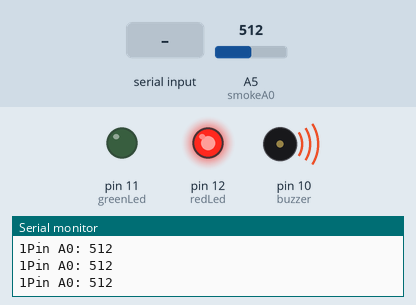
Recording of a sketch running on a simulated Arduino Uno, built with avr-gcc and run on an emulated ATmega328P. Shown: output pins drawn as LEDs (lit = HIGH), buzzer (waves = sounding), the last lines printed to the serial monitor. Inputs (shaded band) come from the test bench; at power-on: A5 (smokeA0) = 512.

Above: at 1.2 s.
1.3 s: A5 (smokeA0) set to 419
4.3 s: A5 (smokeA0) set to 393
At 4.8 s:
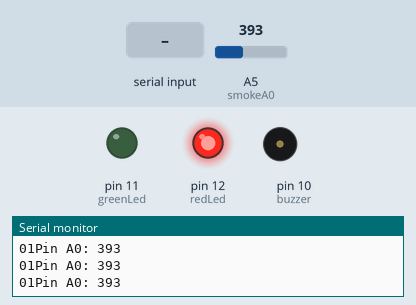
5.9 s: "0" received over Serial
At 6.9 s:
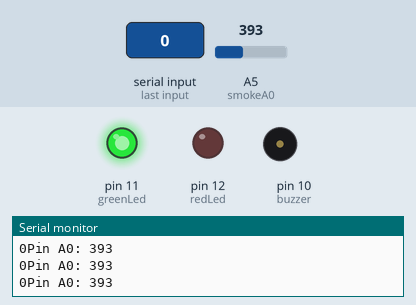
7.4 s: A5 (smokeA0) set to 410
At 7.8 s:
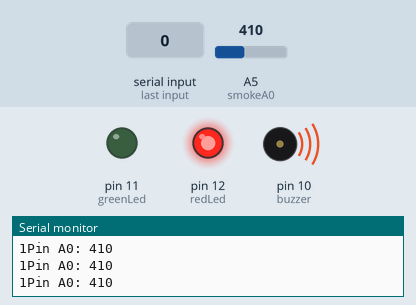
8.9 s: "0" received over Serial
At 10.0 s:
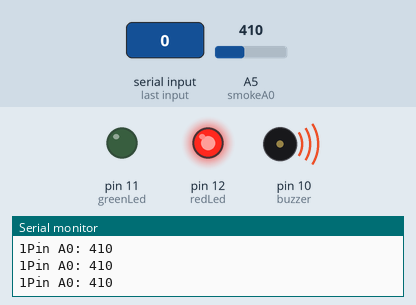
10.4 s: A5 (smokeA0) set to 390
At 11.7 s:
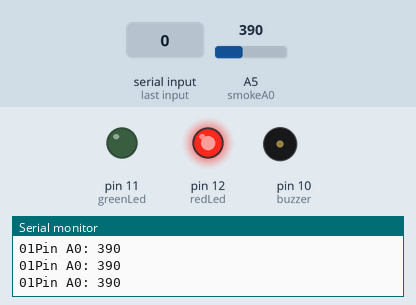
Timing chart, 0 to 13.0 s (numbered marks = the images above; inputs shaded):
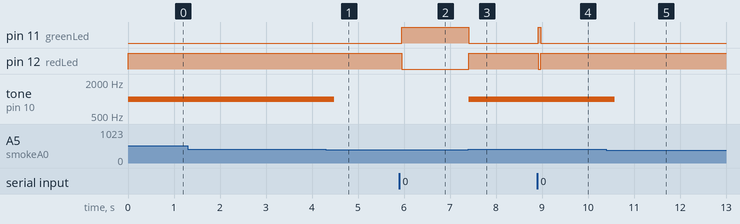

Measured:
- the behaviour switches between 401 and 400 on A5 (smokeA0) (found by bisection; images 0 and 1)
- after the input at 4.3 s, tone on pin 10 (buzzer): 1000 Hz → silent after 0.18 s
- after the input at 5.9 s, pin 11 (greenLed): LOW → HIGH after 0.05 s; pin 12 (redLed): HIGH → LOW after 0.05 s
- after the input at 7.4 s, pin 11 (greenLed): HIGH → LOW at once; pin 12 (redLed): LOW → HIGH at once; tone on pin 10 (buzzer): silent → 1000 Hz at once
- after the input at 8.9 s, pin 11 (greenLed): LOW → HIGH at once, → LOW 0.05 s later; pin 12 (redLed): HIGH → LOW at once, → HIGH 0.05 s later
- after the input at 10.4 s, tone on pin 10 (buzzer): 1000 Hz → silent after 0.18 s

The sketch:

capteur_gaz.ino
```cpp
int redLed = 12;
int greenLed = 11;
int buzzer = 10;
int smokeA0 = A5;
// Your threshold value
int sensorThres = 400;
char data;

void setup() {
  pinMode(redLed, OUTPUT);
  digitalWrite(redLed, LOW);
  pinMode(greenLed, OUTPUT);
  digitalWrite(greenLed, HIGH);
  pinMode(buzzer, OUTPUT);
  pinMode(smokeA0, INPUT);

  Serial.begin(9600);
}

void loop() {


  int analogSensor = analogRead(smokeA0);

  Serial.print("Pin A0: ");
  Serial.println(analogSensor);

  // Checks if it has reached the threshold value
  if (analogSensor > sensorThres)
  {  digitalWrite(redLed, HIGH);
    digitalWrite(greenLed, LOW);
    tone(buzzer, 1000, 200);


  }
else
{
Serial.write('0');
}
 if(digitalRead(redLed))
 {    Serial.write('1');
 if(Serial.available())
 {
    data = Serial.read();
    if(data=='0')
{
  digitalWrite(redLed, LOW);
    digitalWrite(greenLed, HIGH);
    Serial.write('0');

}
  }
 }

  delay(50);
 }
```
